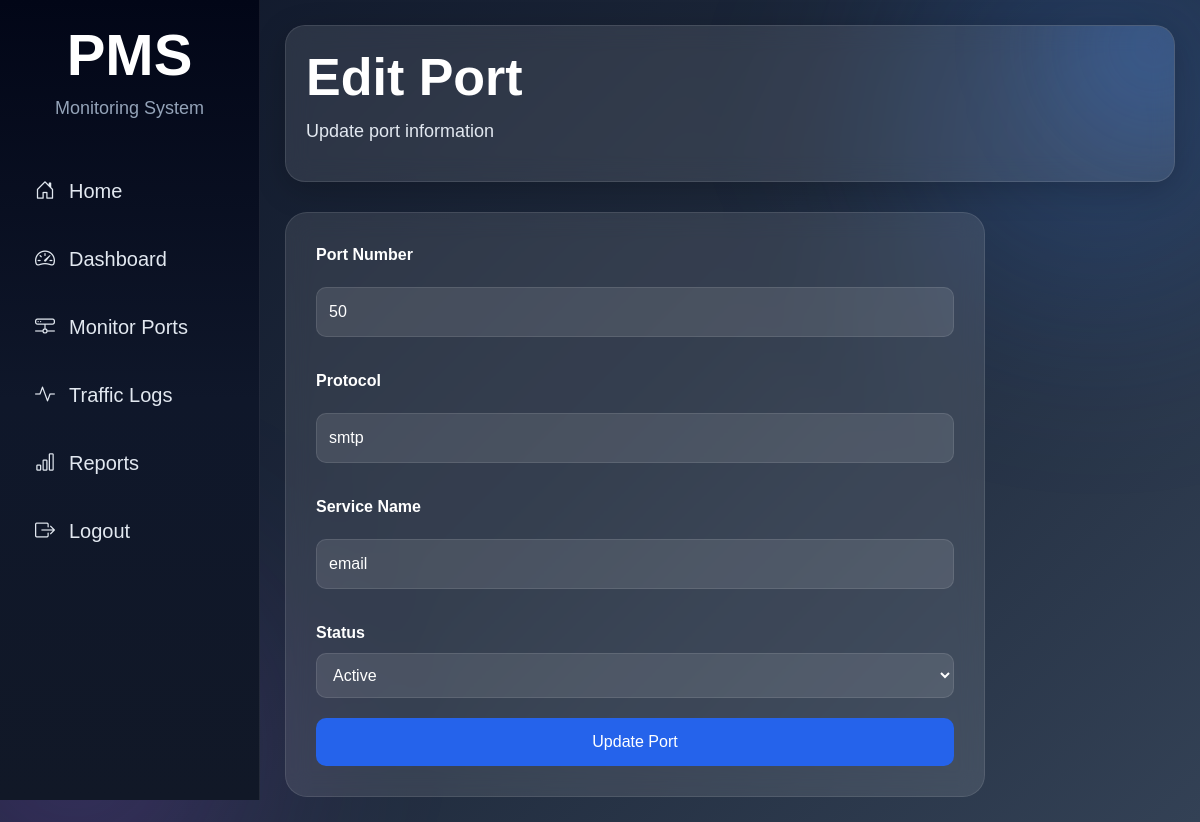
Page /admin/edit_port.php?id=2 (signed in) on the committed database.
### tables this page shows
CREATE TABLE `ports` (
  `id` int(11) NOT NULL,
  `port_number` int(11) NOT NULL,
  `protocol` varchar(50) NOT NULL,
  `service_name` varchar(100) NOT NULL,
  `status` varchar(50) NOT NULL,
  `created_at` timestamp NOT NULL DEFAULT current_timestamp()
);

### admin/edit_port.php (the view, shortened to what this page needs)
<?php
include("../includes/db.php");
$id = $_GET['id'];
$query = "SELECT * FROM ports WHERE id='$id'";
$result = mysqli_query($conn, $query);
$row = mysqli_fetch_assoc($result);
?>
<?php include("admin_header.php"); ?>
<?php include("../includes/sidebar.php"); ?>
<div class="main-content">
    <div class="topbar">
        <div>
            <h2>Edit Port</h2>
            <p>Update port information</p>
        </div>
    </div>
    <div class="form-card">
        <form method="POST">
            <div class="form-group">
                <label>Port Number</label>
                <input type="number"
                       name="port_number"
                       value="<?php echo $row['port_number']; ?>"
                       required>
            </div>
            <div class="form-group">
                <label>Protocol</label>
                <input type="text"
                       name="protocol"
                       value="<?php echo $row['protocol']; ?>"
                       required>
            </div>
            <div class="form-group">
                <label>Service Name</label>
                <input type="text"
                       name="service_name"
                       value="<?php echo $row['service_name']; ?>"
                       required>
            </div>
            <div class="form-group">
                <label>Status</label>
                <select name="status" required>
                    <option value="Active"
                    <?php
                    if($row['status'] == "Active")
                    {
                        echo "selected";
                    }
                    ?>>
                    Active
                    </option>
                </select>
            </div>
            <button type="submit"
                    name="update_port"
                    class="save-btn">
                Update Port
            </button>
        </form>
    </div>
</div>
<?php include("../includes/footer.php"); ?>

### assets/css/style.css (style rules this page uses)
body { margin:0; padding:0; font-family:'Poppins', sans-serif; background:linear-gradient( 135deg, #0f172a, #1e293b, #334155 ); min-height:100vh; overflow-x:hidden; }
body::before { content:''; position:fixed; width:400px; height:400px; background:rgba(59,130,246,0.2); border-radius:50%; top:-100px; right:-100px; filter:blur(100px); z-index:-1; }
body::after { content:''; position:fixed; width:350px; height:350px; background:rgba(168,85,247,0.2); border-radius:50%; bottom:-100px; left:-100px; filter:blur(100px); z-index:-1; }
input { width:100%; padding:12px; margin:12px 0; border:1px solid #ccc; border-radius:8px; }
button { width:100%; padding:12px; background:#2563eb; color:white; border:none; border-radius:8px; font-size:16px; transition:0.3s; }
.main-content { margin-left:260px; padding:25px; min-height:100vh; }
.topbar { background:rgba(255,255,255,0.1); backdrop-filter:blur(12px); padding:20px; border-radius:20px; display:flex; justify-content:space-between; align-items:center; box-shadow:0 8px 32px rgba(0,0,0,0.2); margin-bottom:30px; border:1px solid rgba(255,255,255,0.1); color:white; overflow:hidden; position:relative; }
.topbar::before { content:''; position:absolute; width:200px; height:200px; background:rgba(59,130,246,0.2); border-radius:50%; top:-80px; right:-80px; filter:blur(50px); }
.topbar h2 { margin:0; color:white; font-size:52px; font-weight:700; }
.topbar p { color:#e2e8f0; font-size:18px; margin-top:10px; }
.add-btn, .save-btn { background:#2563eb; color:white; padding:12px 18px; border-radius:10px; text-decoration:none; border:none; }
.form-card { background:rgba(255,255,255,0.1); backdrop-filter:blur(12px); padding:30px; border-radius:22px; border:1px solid rgba(255,255,255,0.1); max-width:700px; }
.form-group { margin-bottom:20px; }
.form-group label { display:block; margin-bottom:8px; font-weight:600; color:white; }
.form-group input, .form-group select { width:100%; padding:12px; border:1px solid rgba(255,255,255,0.1); border-radius:10px; background:rgba(255,255,255,0.1); color:white; }

### rows in the picture
ports: port_number "50", protocol "smtp", service_name "email", status "Active"
